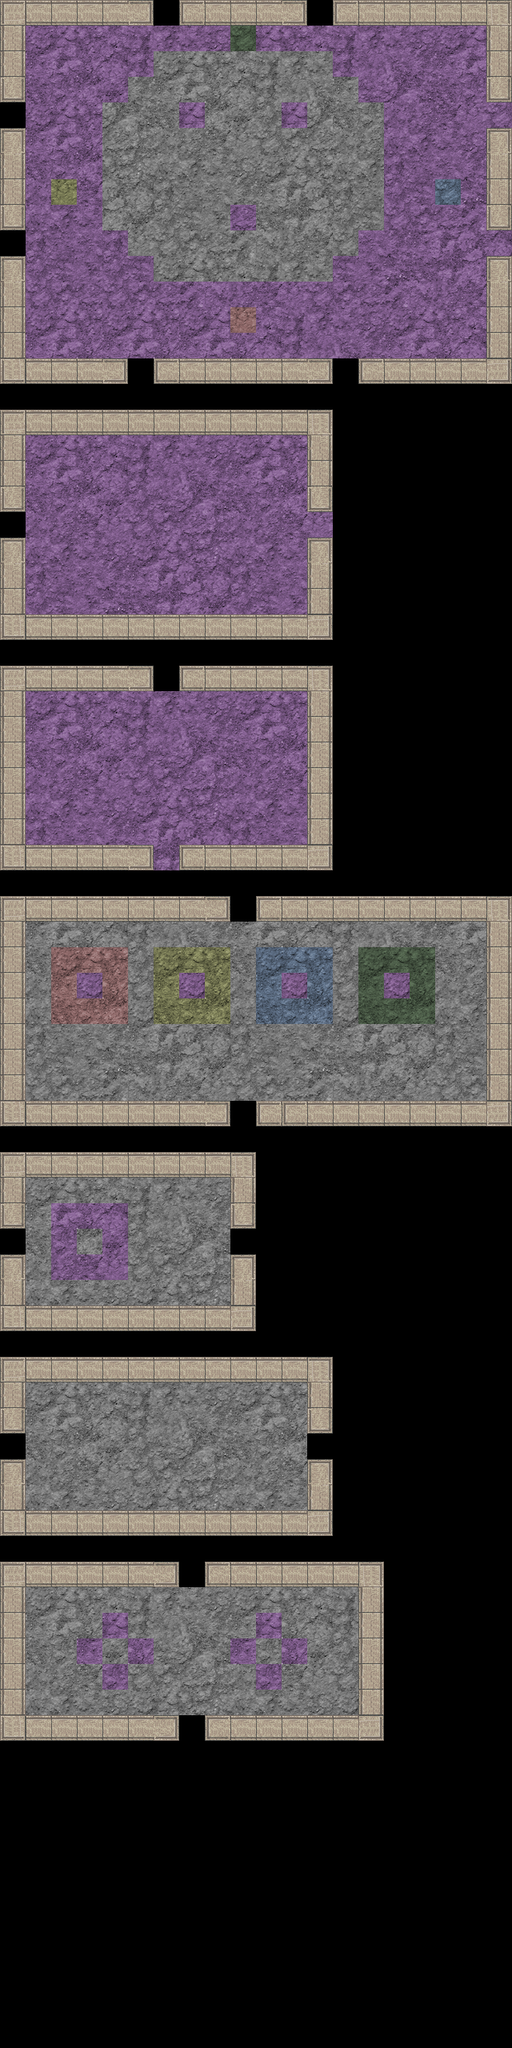

Rendered tile map (Tiled .tmx) drawn with the repository's tilesets; below, a short description and the map source with its tile grids summarised:
An orthogonal 20x80 tile map with 32x32 px tiles, 2 tile layers (background, walls), 7 tilesets and 68 objects (21x door, 20x jar, 12x floor_switch, 7x room, 7x invisible_floor_switch, ...).

<map version="1.0" orientation="orthogonal" width="20" height="80" tilewidth="32" tileheight="32">
 <tileset firstgid="1" name="block_wall" tilewidth="32" tileheight="32">
  <image source="../textures/block_wall.png" width="128" height="128" />
 </tileset>
 <tileset firstgid="17" name="dirt1_grey" tilewidth="32" tileheight="32">
  <image source="../textures/dirt1_grey.png" width="256" height="256" />
 </tileset>
 <tileset firstgid="81" name="dirt1_purple" tilewidth="32" tileheight="32">
  <image source="../textures/dirt1_purple.png" width="256" height="256" />
 </tileset>
 <tileset firstgid="145" name="dirt1_red" tilewidth="32" tileheight="32">
  <image source="../textures/dirt1_red.png" width="256" height="256" />
 </tileset>
 <tileset firstgid="209" name="dirt1_gold" tilewidth="32" tileheight="32">
  <image source="../textures/dirt1_gold.png" width="256" height="256" />
 </tileset>
 <tileset firstgid="273" name="dirt1_blue" tilewidth="32" tileheight="32">
  <image source="../textures/dirt1_blue.png" width="256" height="256" />
 </tileset>
 <tileset firstgid="337" name="dirt1_green" tilewidth="32" tileheight="32">
  <image source="../textures/dirt1_green.png" width="256" height="256" />
 </tileset>
 <layer name="background" width="20" height="80">
  <data>[1600 cells, 689 non-empty, 164 distinct tile ids]</data>
 </layer>
 <layer name="walls" width="20" height="80">
  <data>[1600 cells, 284 non-empty, 10 distinct tile ids]</data>
 </layer>
 <objectgroup name="environment" width="20" height="80">
  <object name="room_2_jar_1" type="jar" x="111" y="919" />
  <object name="room_2_jar_2" type="jar" x="175" y="919" />
  <object name="room_2_jar_3" type="jar" x="239" y="919" />
  <object name="room_2_jar_4" type="jar" x="303" y="919" />
  <object name="jar" type="jar" x="192" y="576" width="32" height="32" />
  <object name="room_3_red_jar" type="jar" x="96" y="1312" width="32" height="32">
   <properties>
    <property name="color" value="red" />
   </properties>
  </object>
  <object name="room_3_yellow_jar" type="jar" x="224" y="1312" width="32" height="32">
   <properties>
    <property name="color" value="yellow" />
   </properties>
  </object>
  <object name="room_3_blue_jar" type="jar" x="352" y="1312" width="32" height="32">
   <properties>
    <property name="color" value="blue" />
   </properties>
  </object>
  <object name="room_3_green_jar" type="jar" x="480" y="1312" width="32" height="32">
   <properties>
    <property name="color" value="green" />
   </properties>
  </object>
  <object name="room_5_left_jar" type="jar" x="96" y="1792" width="32" height="32" />
  <object name="room_5_right_jar" type="jar" x="288" y="1789" width="32" height="32" />
  <object name="room_6_left_jar" type="jar" x="96" y="2048" width="32" height="32" />
  <object name="room_6_right_jar" type="jar" x="160" y="2048" width="32" height="32" />
  <object name="room_6_top_jar" type="jar" x="128" y="2016" width="32" height="32" />
  <object name="room_6_bottom_jar" type="jar" x="128" y="2080" width="32" height="32" />
  <object name="jar" type="jar" x="288" y="31" width="32" height="32">
   <properties>
    <property name="activation" value="top" />
    <property name="color" value="green" />
   </properties>
  </object>
  <object name="left_jar" type="jar" x="64" y="224" width="32" height="32">
   <properties>
    <property name="color" value="yellow" />
   </properties>
  </object>
  <object name="right_jar" type="jar" x="544" y="224" width="32" height="32">
   <properties>
    <property name="activation" value="right" />
    <property name="color" value="blue" />
   </properties>
  </object>
  <object name="bottom_jar" type="jar" x="288" y="384" width="32" height="32">
   <properties>
    <property name="activation" value="bottom" />
    <property name="color" value="red" />
   </properties>
  </object>
  <object name="jar" type="jar" x="192" y="1536" width="32" height="32" />
 </objectgroup>
 <objectgroup name="rooms" width="20" height="80">
  <object name="main_room" type="room" x="1" y="2" width="640" height="480">
   <properties>
    <property name="id" value="3" />
   </properties>
  </object>
  <object name="room_1" type="room" x="-2" y="514" width="416" height="288" />
  <object name="room_3" type="room" x="0" y="1120" width="640" height="288" />
  <object name="room4" type="room" x="0" y="1440" width="320" height="224" />
  <object name="room5" type="room" x="0" y="1696" width="416" height="224" />
  <object name="room6" type="room" x="0" y="1952" width="480" height="224" />
  <object name="room_2" type="room" x="0" y="832" width="416" height="256" />
 </objectgroup>
 <objectgroup name="map_links" width="20" height="80">
  <object name="main_room_center" type="map_link" x="287" y="185" width="32" height="32">
   <properties>
    <property name="entrance_dir" value="up" />
   </properties>
  </object>
 </objectgroup>
 <objectgroup name="logic" width="20" height="80">
  <object name="room_4_switch" type="floor_switch" x="96" y="1536" width="32" height="32">
   <properties>
    <property name="activating_class" value="jar" />
   </properties>
  </object>
  <object name="room_5_left_switch" type="floor_switch" x="164" y="1791" width="32" height="32">
   <properties>
    <property name="activating_name" value="room_5_left_jar" />
   </properties>
  </object>
  <object name="room_6_switch_top" type="floor_switch" x="320" y="2016" width="32" height="32">
   <properties>
    <property name="activating_name" value="room_6_top_jar" />
   </properties>
  </object>
  <object name="room_5_right_switch" type="floor_switch" x="228" y="1791" width="32" height="32">
   <properties>
    <property name="activating_name" value="room_5_right_jar" />
   </properties>
  </object>
  <object name="room_6_switch_bottom" type="floor_switch" x="320" y="2078" width="32" height="32">
   <properties>
    <property name="activating_name" value="room_6_bottom_jar" />
   </properties>
  </object>
  <object name="room_6_switch_left" type="floor_switch" x="288" y="2046" width="32" height="32">
   <properties>
    <property name="activating_name" value="room_6_left_jar" />
   </properties>
  </object>
  <object name="room_6_switch_right" type="floor_switch" x="352" y="2046" width="32" height="32">
   <properties>
    <property name="activating_name" value="room_6_right_jar" />
   </properties>
  </object>
  <object name="main_switch_1" type="invisible_floor_switch" x="224" y="128" width="32" height="32">
   <properties>
    <property name="activating_name" value="left_jar" />
   </properties>
  </object>
  <object name="main_switch_2" type="invisible_floor_switch" x="352" y="128" width="32" height="32">
   <properties>
    <property name="activating_name" value="right_jar" />
   </properties>
  </object>
  <object name="room_3_switch_1" type="invisible_floor_switch" x="96" y="1216" width="32" height="32">
   <properties>
    <property name="activating_name" value="room_3_red_jar" />
   </properties>
  </object>
  <object name="main_switch_3" type="invisible_floor_switch" x="288" y="256" width="32" height="32">
   <properties>
    <property name="activating_name" value="bottom_jar" />
   </properties>
  </object>
  <object name="room_3_switch_2" type="invisible_floor_switch" x="224" y="1216" width="32" height="32">
   <properties>
    <property name="activating_name" value="room_3_yellow_jar" />
   </properties>
  </object>
  <object name="room_3_switch_3" type="invisible_floor_switch" x="352" y="1216" width="32" height="32">
   <properties>
    <property name="activating_name" value="room_3_blue_jar" />
   </properties>
  </object>
  </objectgroup>
 <objectgroup name="doors" width="20" height="80">
  <!-- 21 objects omitted --></objectgroup>
</map>
<!-- 27 of 68 objects omitted -->
